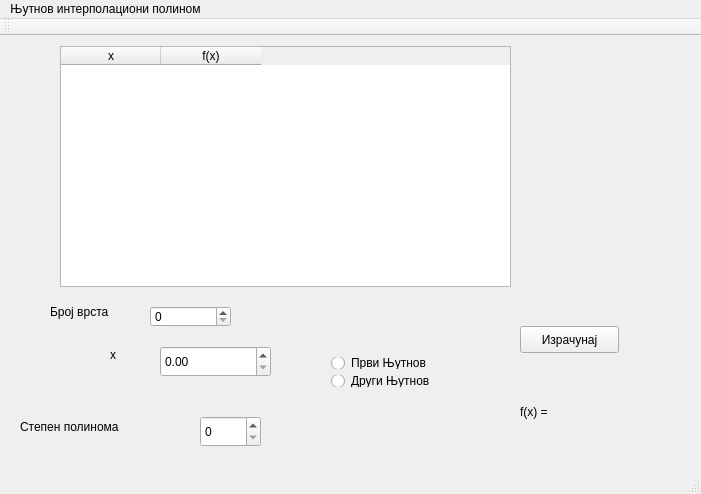
<?xml version="1.0" encoding="UTF-8"?>
<ui version="4.0">
 <class>MainWindow</class>
 <widget class="QMainWindow" name="MainWindow">
  <property name="geometry">
   <rect>
    <x>0</x>
    <y>0</y>
    <width>701</width>
    <height>494</height>
   </rect>
  </property>
  <property name="windowTitle">
   <string>Њутнов интерполациони полином</string>
  </property>
  <widget class="QWidget" name="centralWidget">
   <widget class="QTableWidget" name="tbNjutn">
    <property name="geometry">
     <rect>
      <x>60</x>
      <y>10</y>
      <width>451</width>
      <height>241</height>
     </rect>
    </property>
    <column>
     <property name="text">
      <string>x</string>
     </property>
    </column>
    <column>
     <property name="text">
      <string>f(x)</string>
     </property>
    </column>
   </widget>
   <widget class="QLabel" name="lbX">
    <property name="geometry">
     <rect>
      <x>110</x>
      <y>310</y>
      <width>16</width>
      <height>17</height>
     </rect>
    </property>
    <property name="text">
     <string>x</string>
    </property>
   </widget>
   <widget class="QLabel" name="label_2">
    <property name="geometry">
     <rect>
      <x>50</x>
      <y>260</y>
      <width>81</width>
      <height>31</height>
     </rect>
    </property>
    <property name="text">
     <string>Број врста</string>
    </property>
   </widget>
   <widget class="QSpinBox" name="spinBoxRow">
    <property name="geometry">
     <rect>
      <x>150</x>
      <y>270</y>
      <width>81</width>
      <height>21</height>
     </rect>
    </property>
   </widget>
   <widget class="QDoubleSpinBox" name="spinBoxX">
    <property name="geometry">
     <rect>
      <x>160</x>
      <y>310</y>
      <width>111</width>
      <height>31</height>
     </rect>
    </property>
   </widget>
   <widget class="QLabel" name="lbY">
    <property name="geometry">
     <rect>
      <x>520</x>
      <y>360</y>
      <width>131</width>
      <height>31</height>
     </rect>
    </property>
    <property name="text">
     <string>f(x) = </string>
    </property>
   </widget>
   <widget class="QPushButton" name="pushButton">
    <property name="geometry">
     <rect>
      <x>520</x>
      <y>290</y>
      <width>99</width>
      <height>27</height>
     </rect>
    </property>
    <property name="text">
     <string>Израчунај</string>
    </property>
   </widget>
   <widget class="QLabel" name="label">
    <property name="geometry">
     <rect>
      <x>20</x>
      <y>380</y>
      <width>131</width>
      <height>21</height>
     </rect>
    </property>
    <property name="text">
     <string>Степен полинома</string>
    </property>
   </widget>
   <widget class="QSpinBox" name="spinBoxDeg">
    <property name="geometry">
     <rect>
      <x>200</x>
      <y>380</y>
      <width>61</width>
      <height>31</height>
     </rect>
    </property>
   </widget>
   <widget class="QWidget" name="">
    <property name="geometry">
     <rect>
      <x>320</x>
      <y>310</y>
      <width>134</width>
      <height>52</height>
     </rect>
    </property>
    <layout class="QVBoxLayout" name="verticalLayout">
     <item>
      <widget class="QRadioButton" name="radioButton1">
       <property name="text">
        <string>Први Њутнов</string>
       </property>
      </widget>
     </item>
     <item>
      <widget class="QRadioButton" name="radioButton2">
       <property name="text">
        <string>Други Њутнов</string>
       </property>
      </widget>
     </item>
    </layout>
   </widget>
  </widget>
  <widget class="QMenuBar" name="menuBar">
   <property name="geometry">
    <rect>
     <x>0</x>
     <y>0</y>
     <width>701</width>
     <height>25</height>
    </rect>
   </property>
   <widget class="QMenu" name="menu">
    <property name="title">
     <string>Њутнов интерполациони полином</string>
    </property>
   </widget>
   <addaction name="menu"/>
  </widget>
  <widget class="QToolBar" name="mainToolBar">
   <attribute name="toolBarArea">
    <enum>TopToolBarArea</enum>
   </attribute>
   <attribute name="toolBarBreak">
    <bool>false</bool>
   </attribute>
  </widget>
  <widget class="QStatusBar" name="statusBar"/>
 </widget>
 <layoutdefault spacing="6" margin="11"/>
 <resources/>
 <connections/>
</ui>
